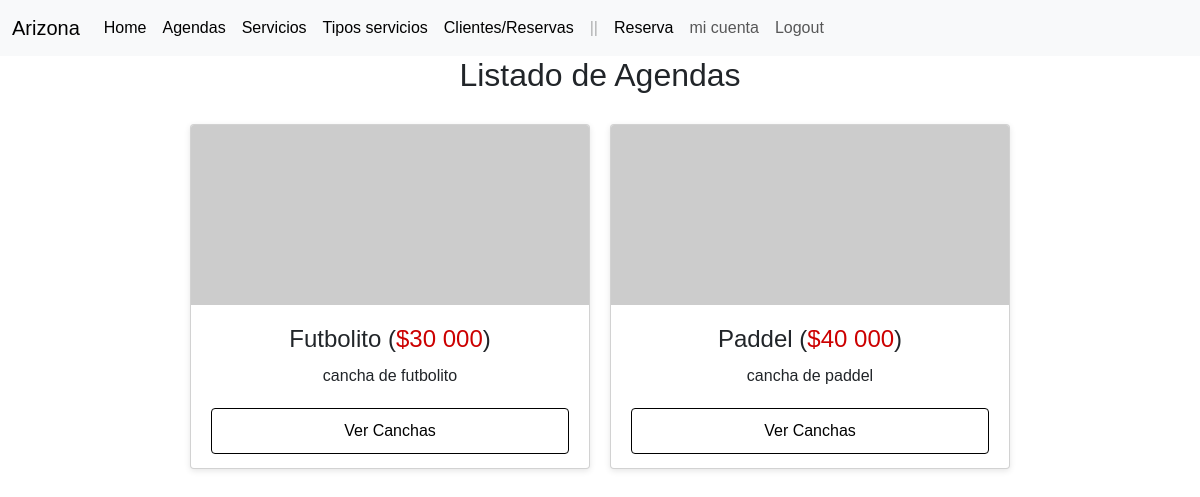
Screenshot of /servicios/agenda_reserva/ (signed in) with the database file from the repository.
### services/models.py (models this page shows)
class TipoCancha(models.Model):
    nombre = models.CharField(max_length=50)
    precio = models.DecimalField(max_digits=8, decimal_places=0)
    descripcion = models.TextField()
    def __str__(self):
        return self.nombre
    class Meta:
        verbose_name = _('Tipo de Cancha')
        verbose_name_plural = _('Tipos de Canchas')

### services/views.py (the view)
# urls.py: path('agenda_reserva/', AgendaListView.as_view(), name='agenda-reserva'),
class AgendaListView(ListView):
    model = TipoCancha
    template_name = 'agendas/listar.html'
    context_object_name = 'tipos_cancha'
    def dispatch(self, request, *args, **kwargs):
        if not request.user.is_authenticated:
            return redirect('Login:login')
        try:
            cliente = request.user.cliente
        except Cliente.DoesNotExist:
            messages.warning(request, 'Necesitas los DATOS COMPLEMENTARIOS para realizar una reserva')
            return redirect('client:cliente_create')
        return super().dispatch(request, *args, **kwargs)
    def get_context_data(self, **kwargs):
        context = super().get_context_data(**kwargs)
        agendas_por_cancha = {}
        current_date = timezone.now().date()
        for tipo in context['tipos_cancha']:
            canchas = Cancha.objects.filter(tipo=tipo)
            agendas_por_cancha[tipo] = {}
            for cancha in canchas:
                agendas = Agenda.objects.filter(cancha=cancha, disponible=True)
                agendas_por_cancha[tipo][cancha] = agendas
        context['agendas_por_cancha'] = agendas_por_cancha
        return context

### services/models.py (called while the page is built)
    def __str__(self):
        return f'Cancha {self.numeracion}'

    def __str__(self):
        return f'{self.get_horario_display()} {self.get_meridiem_display()}'

### services/templates/agendas/listar.html (shortened to what this page needs)
{% extends "layout.html" %}
{% load static %}
{% load humanize %}
{% block head %}
<link rel="stylesheet" href="{% static 'css/services/agendas.css' %}" type="text/css">
{% endblock %}
{% block container %}
<div class="tipos-cancha">
  <h1>Listado de Agendas</h1>
  <div class="card-tipos">
    {% for tipo in tipos_cancha %}
      <div class="card">
        <a href="{% url 'agendas:agenda-reserva'%}">
          {% if tipo.nombre == "Futbolito" %}
            <img src="https://dummyimage.com/600x400/000/fff" alt="Imagen de la cancha de futbolito">
          {% elif tipo.nombre == "Paddel" %}
            <img src="https://dummyimage.com/600x400/000/fff" alt="Imagen de la cancha de paddel">
          {% elif tipo.nombre == "Cross" %}
            <img src="https://dummyimage.com/600x400/000/fff" alt="Imagen de la cancha de paddel">
          {% else %}
            <img src="https://dummyimage.com/600x400/000/fff" alt="Imagen predeterminada">
          {% endif %}
        </a>
        <div class="card-body">
          <h1>{{ tipo.nombre }} (<span>${{ tipo.precio|intcomma }}</span>)</h1>
          <p>{{ tipo.descripcion }}</p>
          <a href="#" class="card-link btn btn-outline-dark" data-toggle="modal" data-target="#canchasModal{{ tipo.id }}">Ver Canchas</a>
        </div>
      </div>
    {% endfor %}
  </div>
</div>
{% endblock %}

### static/css/services/agendas.css (style rules this page uses)
body { font-family: Arial, sans-serif; margin: 0; padding: 0; }
h1, h2, h3, h4, h5, h6 { margin: 0; padding: 0; }
.tipos-cancha { text-align: center; margin-bottom: 40px; }
.tipos-cancha h1 { font-size: 32px; margin-bottom: 20px; }
.card-tipos { display: flex; flex-wrap: wrap; justify-content: center; }
.card { width: 400px; height: 345px; min-width: 300px; margin: 10px; background-color: #fff; box-shadow: 0 2px 6px rgba(0, 0, 0, 0.1); border-radius: 4px; overflow: hidden; }
.card a { display: block; }
.card img { width: 100%; height: 180px; }
.card-body { padding: 20px; }
.card h1 { font-size: 24px; margin-bottom: 10px; }
.card h1 span { color: #c00; }
.card p { margin-bottom: 20px; }
.card-link { display: block; width: 100%; margin-top: 20px; padding: 10px; text-align: center; text-decoration: none; color: #000; border: 1px solid #000; border-radius: 4px; transition: background-color 0.3s ease; }

### rows the page displays
TipoCancha: nombre "Futbolito", precio "30 000", descripcion "cancha de futbolito"
TipoCancha: nombre "Paddel", precio "40 000", descripcion "cancha de paddel"
